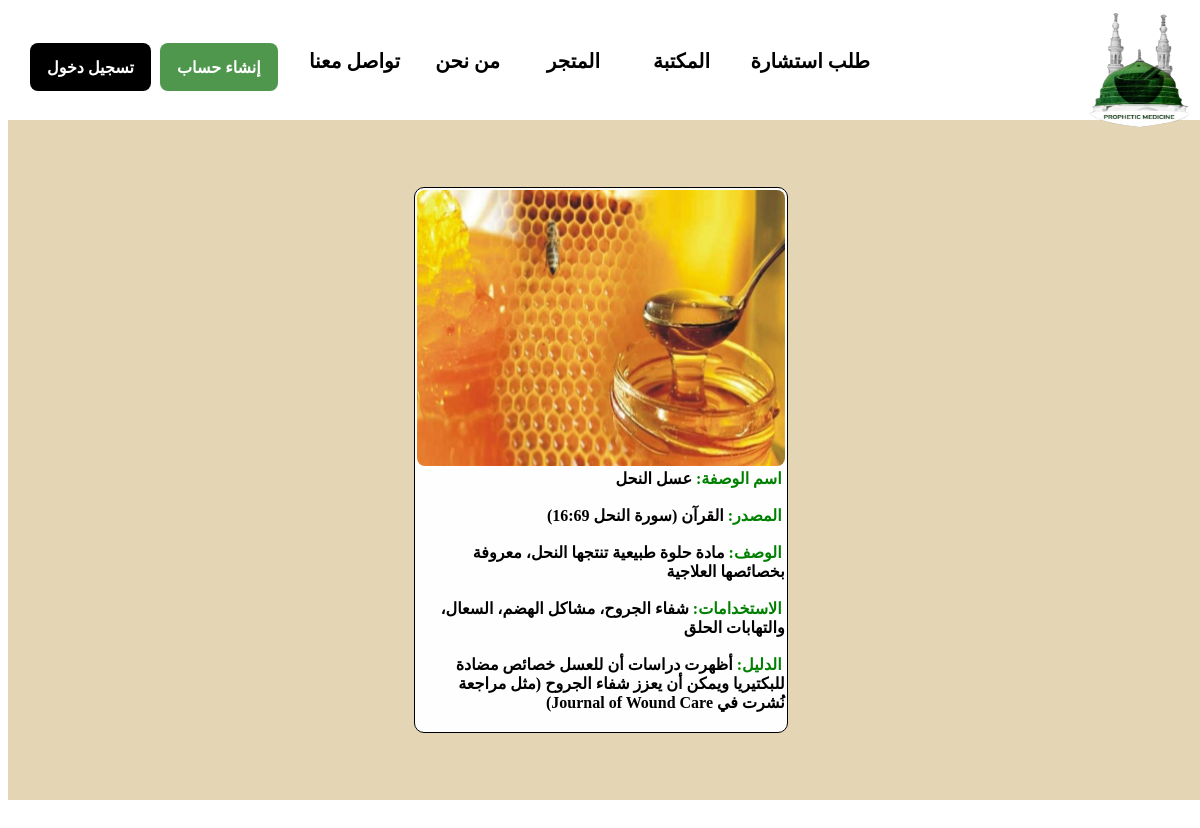
The page /pages/Medicine_Description.php?id=1 on the database its author committed.
### tables this page shows
CREATE TABLE `medicine` (
  `ID` int(11) NOT NULL,
  `TreatmentName` varchar(200) NOT NULL,
  `Source` varchar(100) NOT NULL,
  `Description` varchar(300) NOT NULL,
  `Uses` varchar(200) NOT NULL,
  `Evidence` varchar(300) NOT NULL,
  `Path` varchar(200) NOT NULL
);

### pages/Medicine_Description.php (the view, shortened to what this page needs)
<html dir="rtl">
  <head>
    <link rel="stylesheet" href="../css/style.css">
  </head>
  <body>
    <div class="homePage">
      <div class="nav">
        <div>
          <a href="Index.php" target="_self"><img class="logo" src="../imgs/logo.png" alt="Something Wrong!"/></a>
        </div>
        <div class="Medicine"><a href="Medicine.php">المكتبة</a></div>
        <div class="Shop"><a href="Shop.php">المتجر</a></div>
        <div class="About_Us"><a href="About_Us.php">من نحن</a></div>
        <div class="Contact_Us"><a href="Contact_Us.php">تواصل معنا</a></div>
        <?php
            if(!empty($_SESSION['Type'])){
		    ?>
              <div class="Consultation"><a href="Consultation.php">طلب استشارة</a></div>
					    <div class="logout">
            		<div class="sub_logout"><a class="link" href="logout.php">تسجيل خروج</a></div>
          		</div>
		    <?php
				    }
				    else{
		    ?>
              <div class="consultation"><a href="Create_Account.php">طلب استشارة</a></div>
              <div class="login">
                <div class="sub_login"><a class="link" href="Sign_in.php">تسجيل دخول</a></div>
              </div>
              <div class="create_account">
                <div class="sub_create_account"><a class="link" href="Create_Account.php">إنشاء حساب</a></div>
              </div>
		    <?php
					  }
		    ?>
      </div>
      <br><br><br><br>
    <section class="main">
      <div class="content">
        <?php
        	$id=$_GET['id'];
          $DB_Conn=mysqli_connect("localhost","root","","prophetic") or die(mysqli_error($DB_Conn));
          $Check_Medicine=mysqli_query($DB_Conn,"select * from medicine where ID=$id") or die(mysqli_error($DB_Conn));
          while($Result=mysqli_fetch_array($Check_Medicine))
          {
        ?>
            <div class="Medicine-Card">
              <div class="Medicine-Image">
        <?php
                echo"<img src='".$Result['Path']."'alt='No Image'>";
        ?>
              </div>
              <strong class="Medicine-Details">
        <?php
                echo "<span>".'اسم الوصفة:'."</span>".$Result['TreatmentName']."</br>"."</br>";
                echo "<span>".'المصدر:'."</span>".$Result['Source']."</br>"."</br>";
                echo "<span>".'الوصف:'."</span>".$Result['Description']."</br>"."</br>";
                echo "<span>".'الاستخدامات:'."</span>".$Result['Uses']."</br>"."</br>";
                echo "<span>".'الدليل:'."</span>".$Result['Evidence']."</br>"."</br>";
        ?>
              </strong>
            </div>
        <?php
          }
        ?>
      </div>
    </section>
  </body>
</html>

### css/style.css (style rules this page uses)
.homePage { width: 100%; height: 100%; position: absolute; background: rgb(255, 255, 255); }
.logo { width: 120px; height: 170px; right: 100px; top: -35px; }
.Nav { width: 100%; height: 112px; top:-30px; position: absolute; }
.Consultation { right: 330px; }
.Medicine { right: 490px; }
.Shop { right: 600px; }
.About_Us { right: 700px; }
.Contact_Us { right: 800px; }
.Consultation, .Medicine, .Shop, .About_Us, .Contact_Us { top: 70px; position: absolute; text-align: center; color: black; font-size: 20px; font-weight: 400; line-height: 26px; word-wrap: break-word; font-weight: bold; }
a { text-decoration: none; color: #000000; }
.link { text-decoration: none; color: #ffffff; }
.login { padding: 13.50px 17px 13.50px 17px; left: 30px; top: 65px; position: absolute; background: black; border-radius: 8px; overflow: hidden; justify-content: center; align-items: center; display: inline-flex; }
.sub_login { text-align: center; color: rgb(255, 255, 255); font-size: 16px; font-family: Inter; font-weight: 600; line-height: 20.80px; word-wrap: break-word; }
.Create_Account { padding: 13.50px 17px 13.50px 17px; left: 160px; top: 65px; position: absolute; background: #4f974d; border-radius: 8px; overflow: hidden; justify-content: center; align-items: center; display: inline-flex; }
.sub_create_account { text-align: center; color: white; font-size: 16px; font-family: Inter; font-weight: 600; line-height: 20.80px; word-wrap: break-word; }
.main { width: 99.9%; min-height: 85vh; display: flex; align-items: center; justify-content: center; background-color:#E4D5B5; margin-top: 40px; }
.content { display: flex; justify-content: center; flex-direction: row; flex-wrap: wrap; }
.Medicine-Card { background-color:rgb(254, 254, 254); border: 1px solid; height: auto; width: 23em; overflow: hidden; border-radius: 10px; margin: 20px; transition: 0.7s ease; padding: 2px; }
.Medicine-Image img { width: 100%; height: auto; border-radius: 8px; margin-bottom: 3px; }
.Medicine-Details { margin: 10px 0 10px; text-align: justify; text-justify: inter-word; }
.Medicine-Details span { text-align: justify; font-weight: bold; padding-right: 3px; color: green; }

### rows shown on the page
medicine: Path (picture), TreatmentName "عسل النحل", Description "مادة حلوة طبيعية تنتجها النحل، معروفة بخصائصها العلاجية", Uses "شفاء الجروح، مشاكل الهضم، السعال، والتهابات الحلق", Evidence "أظهرت دراسات أن للعسل خصائص مضادة للبكتيريا ويمكن أن يعزز شفاء الجروح (مثل مراجعة نُشرت في Journal of Wound Care)"
